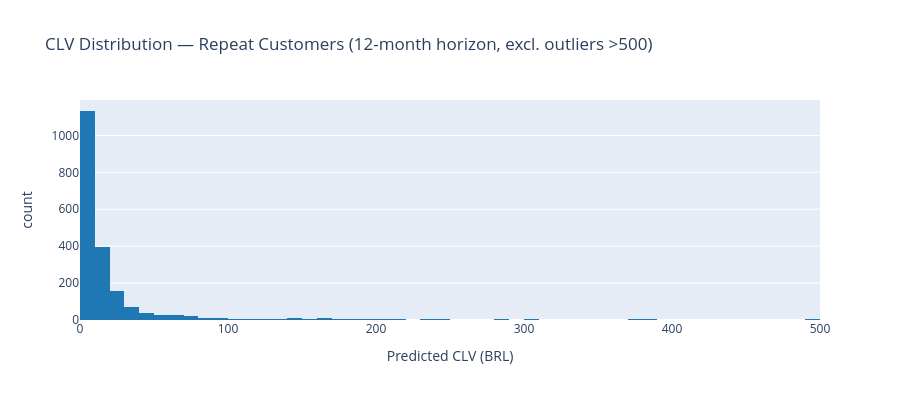
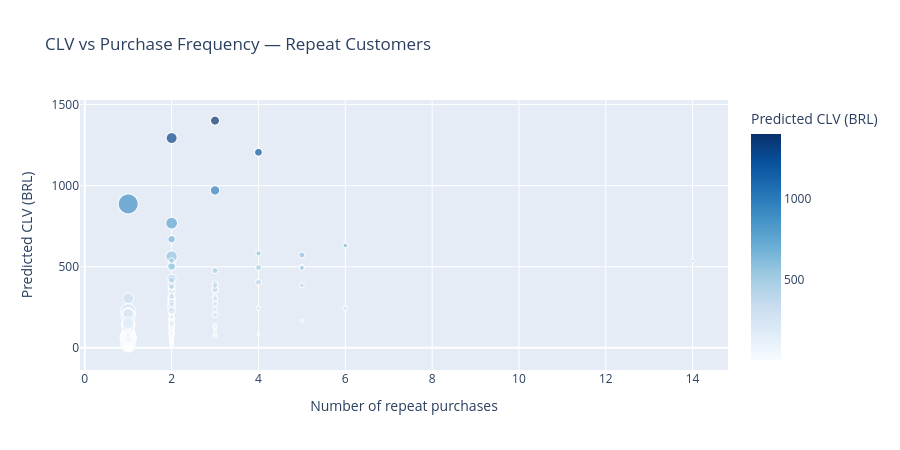
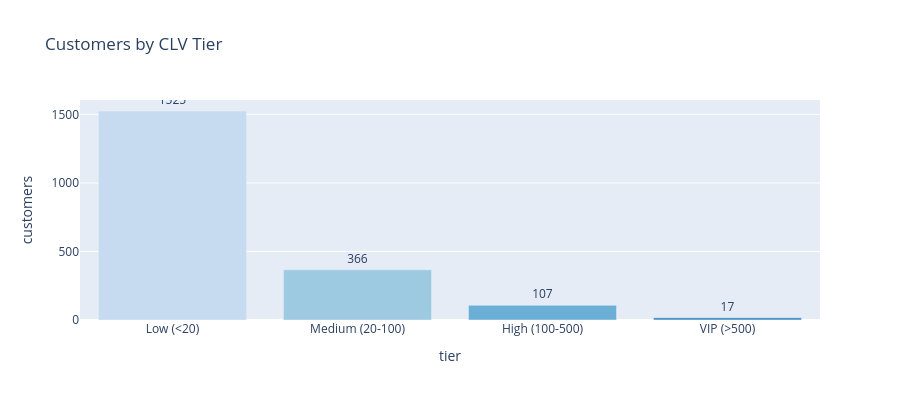

Source (notebook cell) for these figures, in order:
### Code cell
# Chart 1: CLV distribution
fig1 = px.histogram(
    clv_df[clv_df["clv_12m"] < 500],  # exclude outliers for readability
    x="clv_12m",
    nbins=50,
    title="CLV Distribution — Repeat Customers (12-month horizon, excl. outliers >500)",
    labels={"clv_12m": "Predicted CLV (BRL)"},
    color_discrete_sequence=["#1f77b4"]
)
fig1.update_layout(height=400)
fig1.show()

# Chart 2: CLV vs frequency
fig2 = px.scatter(
    clv_df,
    x="frequency",
    y="clv_12m",
    size="monetary_value",
    color="clv_12m",
    color_continuous_scale="Blues",
    title="CLV vs Purchase Frequency — Repeat Customers",
    labels={"frequency": "Number of repeat purchases",
            "clv_12m": "Predicted CLV (BRL)",
            "monetary_value": "Avg order value"}
)
fig2.update_layout(height=450)
fig2.show()

# Chart 3: CLV tiers
clv_df["clv_tier"] = pd.cut(
    clv_df["clv_12m"],
    bins=[0, 20, 100, 500, 99999],
    labels=["Low (<20)", "Medium (20-100)", "High (100-500)", "VIP (>500)"]
)
tier_summary = clv_df["clv_tier"].value_counts().reset_index()
tier_summary.columns = ["tier", "customers"]

fig3 = px.bar(
    tier_summary.sort_values("tier"),
    x="tier",
    y="customers",
    color="tier",
    text="customers",
    title="Customers by CLV Tier",
    color_discrete_sequence=px.colors.sequential.Blues[2:]
)
fig3.update_traces(textposition="outside")
fig3.update_layout(height=400, showlegend=False)
fig3.show()

### Figure 1 — Plotly figure (JSON) as saved in the notebook; plotly's stock layout.template omitted (floating-point values rounded to 4 significant figures; data arrays with more than 128 entries replaced by an {"elided": "..."} marker saying what was removed)
{"data": [{"bingroup": "x", "hovertemplate": "Predicted CLV (BRL)=%{x}<br>count=%{y}<extra></extra>", "legendgroup": "", "marker": {"color": "#1f77b4", "pattern": {"shape": ""}}, "name": "", "nbinsx": 50, "orientation": "v", "showlegend": false, "type": "histogram", "x": {"elided": "1998 float values"}, "xaxis": "x", "yaxis": "y"}], "layout": {"barmode": "relative", "height": 400, "legend": {"tracegroupgap": 0}, "title": {"text": "CLV Distribution — Repeat Customers (12-month horizon, excl. outliers >500)"}, "xaxis": {"anchor": "y", "domain": [0, 1], "title": {"text": "Predicted CLV (BRL)"}}, "yaxis": {"anchor": "x", "domain": [0, 1], "title": {"text": "count"}}}}

### Figure 2 — Plotly figure (JSON) as saved in the notebook; plotly's stock layout.template omitted (floating-point values rounded to 4 significant figures; data arrays with more than 128 entries replaced by an {"elided": "..."} marker saying what was removed)
{"data": [{"hovertemplate": "Number of repeat purchases=%{x}<br>Predicted CLV (BRL)=%{marker.color}<br>Avg order value=%{marker.size}<extra></extra>", "legendgroup": "", "marker": {"color": {"elided": "2015 float values"}, "coloraxis": "coloraxis", "size": {"elided": "2015 float values"}, "sizemode": "area", "sizeref": 6.013, "symbol": "circle"}, "mode": "markers", "name": "", "showlegend": false, "type": "scattergl", "x": {"elided": "2015 float values"}, "xaxis": "x", "y": {"elided": "2015 float values"}, "yaxis": "y"}], "layout": {"coloraxis": {"colorbar": {"title": {"text": "Predicted CLV (BRL)"}}, "colorscale": [[0, "rgb(247,251,255)"], [0.125, "rgb(222,235,247)"], [0.25, "rgb(198,219,239)"], [0.375, "rgb(158,202,225)"], [0.5, "rgb(107,174,214)"], [0.625, "rgb(66,146,198)"], [0.75, "rgb(33,113,181)"], [0.875, "rgb(8,81,156)"], [1, "rgb(8,48,107)"]]}, "height": 450, "legend": {"itemsizing": "constant", "tracegroupgap": 0}, "title": {"text": "CLV vs Purchase Frequency — Repeat Customers"}, "xaxis": {"anchor": "y", "domain": [0, 1], "title": {"text": "Number of repeat purchases"}}, "yaxis": {"anchor": "x", "domain": [0, 1], "title": {"text": "Predicted CLV (BRL)"}}}}

### Figure 3 — Plotly figure (JSON) as saved in the notebook; plotly's stock layout.template omitted (floating-point values rounded to 4 significant figures)
{"data": [{"hovertemplate": "tier=%{x}<br>customers=%{text}<extra></extra>", "legendgroup": "Low (<20)", "marker": {"color": "rgb(198,219,239)", "pattern": {"shape": ""}}, "name": "Low (<20)", "orientation": "v", "showlegend": true, "text": [1525.0], "textposition": "outside", "type": "bar", "x": ["Low (<20)"], "xaxis": "x", "y": [1525], "yaxis": "y"}, {"hovertemplate": "tier=%{x}<br>customers=%{text}<extra></extra>", "legendgroup": "Medium (20-100)", "marker": {"color": "rgb(158,202,225)", "pattern": {"shape": ""}}, "name": "Medium (20-100)", "orientation": "v", "showlegend": true, "text": [366.0], "textposition": "outside", "type": "bar", "x": ["Medium (20-100)"], "xaxis": "x", "y": [366], "yaxis": "y"}, {"hovertemplate": "tier=%{x}<br>customers=%{text}<extra></extra>", "legendgroup": "High (100-500)", "marker": {"color": "rgb(107,174,214)", "pattern": {"shape": ""}}, "name": "High (100-500)", "orientation": "v", "showlegend": true, "text": [107.0], "textposition": "outside", "type": "bar", "x": ["High (100-500)"], "xaxis": "x", "y": [107], "yaxis": "y"}, {"hovertemplate": "tier=%{x}<br>customers=%{text}<extra></extra>", "legendgroup": "VIP (>500)", "marker": {"color": "rgb(66,146,198)", "pattern": {"shape": ""}}, "name": "VIP (>500)", "orientation": "v", "showlegend": true, "text": [17.0], "textposition": "outside", "type": "bar", "x": ["VIP (>500)"], "xaxis": "x", "y": [17], "yaxis": "y"}], "layout": {"barmode": "relative", "height": 400, "legend": {"title": {"text": "tier"}, "tracegroupgap": 0}, "showlegend": false, "title": {"text": "Customers by CLV Tier"}, "xaxis": {"anchor": "y", "categoryarray": ["Low (<20)", "Medium (20-100)", "High (100-500)", "VIP (>500)"], "categoryorder": "array", "domain": [0, 1], "title": {"text": "tier"}}, "yaxis": {"anchor": "x", "domain": [0, 1], "title": {"text": "customers"}}}}
